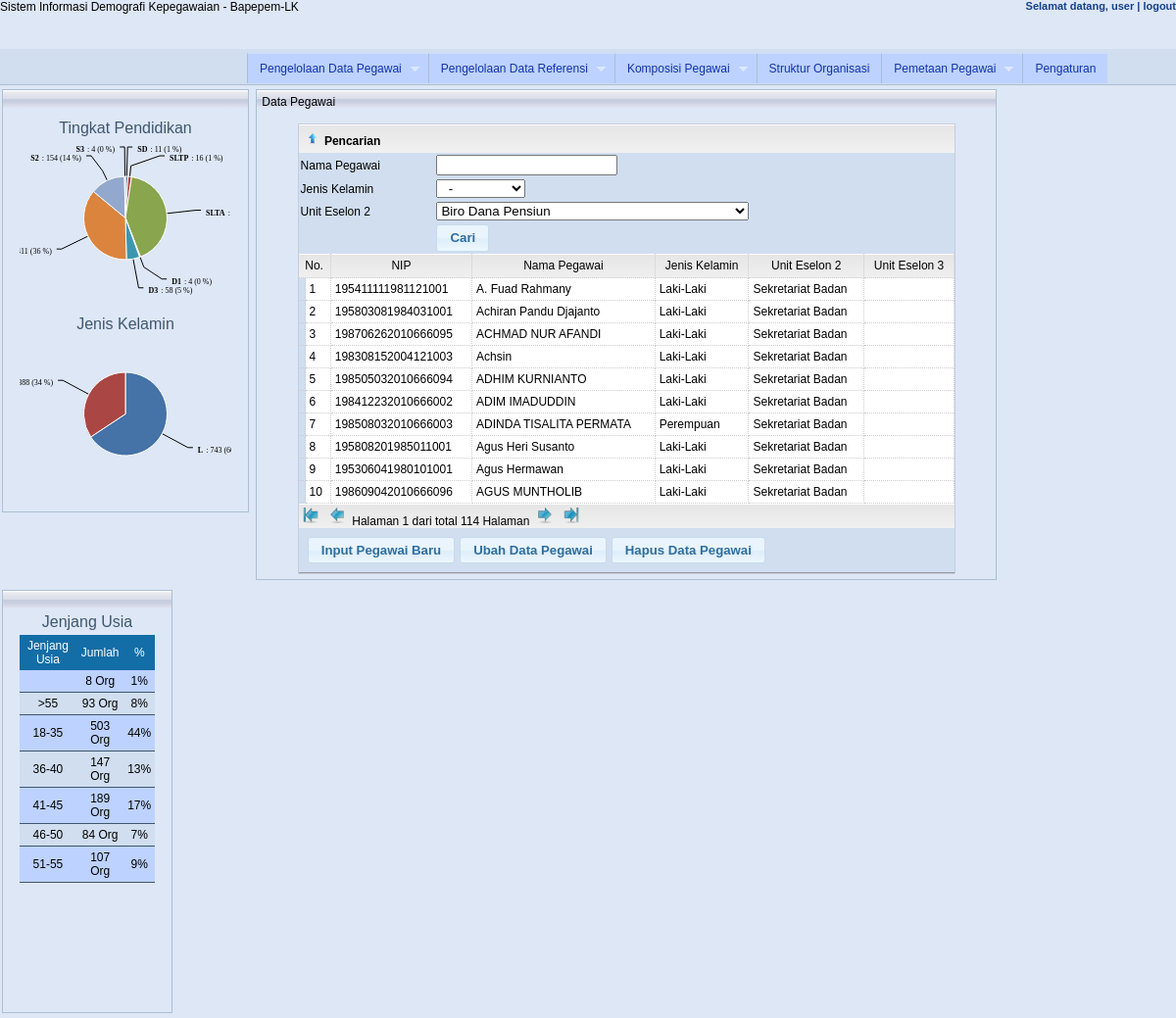
The page /index.php?mod=data-pegawai on the database its author committed.
### tables this page shows
CREATE TABLE `data_pegawai` (
  `nip` bigint(18) NOT NULL AUTO_INCREMENT,
  `nama` varchar(255) DEFAULT NULL,
  `tempat_lahir` varchar(255) DEFAULT NULL,
  `tanggal_lahir` datetime DEFAULT NULL COMMENT 'unix timestamp',
  `alamat` varchar(255) DEFAULT NULL,
  `kode_propinsi` int(11) DEFAULT NULL,
  `kode_kota` int(11) DEFAULT NULL,
  `kodepos` varchar(5) DEFAULT NULL,
  `telp` varchar(100) DEFAULT NULL,
  `jenis_kelamin` int(1) DEFAULT NULL COMMENT '0=laki-laki; 1=perempuan',
  `kode_statuspegawai` int(11) DEFAULT NULL,
  PRIMARY KEY (`nip`)
);

CREATE TABLE `ref_unit_eselon_2` (
  `kode` int(11) NOT NULL AUTO_INCREMENT,
  `kode_unit` varchar(8) DEFAULT NULL,
  `uraian` varchar(255) DEFAULT NULL,
  PRIMARY KEY (`kode`)
);

### class/content.class.php (called while the page is built, shortened)
<?php
require_once("database.class.php");
require_once("dashboard.class.php");
require_once("grid.class.php");
require_once("form.class.php");
class content extends database
{
	function loadContent($contentModule)
	{
		$contentName = str_replace("-", "_", $contentModule);
		switch ( $contentName )
		{
			case "data_pegawai":
				$content = $this->dataPegawai();
				break;
		}
		return $content;
	}
	function dataPegawai()
	{
		$grid = new grid;
		$common = new common;
		$sql = "SELECT a.nip, a.nama,
					   (CASE WHEN jenis_kelamin = 0 THEN 'Laki-Laki' WHEN jenis_kelamin = 1 THEN 'Perempuan' END) as jenis_kelamin,
					   c.uraian as unit_eselon_2,
					   d.uraian as unit_eselon_3
				FROM data_pegawai a
				JOIN data_pegawai_unitkerja b ON a.nip = b.nip
				LEFT JOIN ref_unit_eselon_2 c ON b.kode_eselon_2 = c.kode
				LEFT JOIN ref_unit_eselon_3 d ON b.kode_eselon_3 = d.kode
				ORDER BY c.kode, d.kode, a.nama";
		$eselon2 = $common->getListEselon2();
		$eselon2Data = $common->comboEselonData($eselon2);
		$gridHeader = array("NIP", "Nama Pegawai", "Jenis Kelamin", "Unit Eselon 2", "Unit Eselon 3");
		$grid->getGridData($sql);
		$gridData = $grid->gridRows;
		$grid->gridId = "data_pegawai";
		$grid->gridFieldCount = 7;
		$grid->gridFieldId = "nip";
		$grid->withRowSelection = true;
		$gridFilter = array(
							array (	"name"=>"filter_nama",
									"id"=>"filter_nama",
									"type"=>"text",
									"label"=>"Nama Pegawai",
									"attr"=> array("class"=>"filter")
									),
							array (	"name"=>"filter_jenis_kelamin",
									"id"=>"filter_jenis_kelamin",
									"type"=>"combo",
									"label"=>"Jenis Kelamin",
									"nullvalue"=>true,
									"attr"=> array("class"=>"filter"),
									"data"=> array (
													array ("value"=>"L", "text"=>"Laki-Laki"),
													array ("value"=>"P", "text"=>"Perempuan")
													)
									),
							array (	"name"=>"filter_kode_eselon_2",
									"id"=>"filter_kode_eselon_2",
									"type"=>"combo",
									"label"=>"Unit Eselon 2",
									"nullvalue"=>false,
									"attr"=> array("class"=>"filter"),
									"data"=> $eselon2Data
									)
							);
		$gridFunctions = array(
								array(	"name"=>"btn_add",
										"id"=>"btn_add",
										"value"=>"Input Pegawai Baru",
										"attr"=>array("onclick"=>"pegawaiForm(0, \"".$grid->gridId."\")")),
								array(	"name"=>"btn_edit",
										"id"=>"btn_edit",
										"value"=>"Ubah Data Pegawai",
										"attr"=>array("onclick"=>"pegawaiForm(1, \"".$grid->gridId."\")")),
								array(	"name"=>"btn_delete",
										"id"=>"btn_delete",
										"value"=>"Hapus Data Pegawai",
										"attr"=>array()),
								);
		$content = $grid->dataGrid($gridHeader, $gridData, $gridFilter, $gridFunctions);
		return $content;
	}
}
?>

### class/database.class.php (called while the page is built, shortened)
<?php
class database
{
	function dbFetchArray($query)
	{
		$rs = @mysql_query($query)or die(mysql_error()."<br>".$query);
		while ( $data = @mysql_fetch_array($rs, MYSQL_ASSOC) )
		{
			$return[] = $data;
		}
		return $return;
	}
}
?>

### class/grid.class.php (the view, shortened to what this page needs)
<?php
require_once("database.class.php");
require_once("form.class.php");
class grid extends database
{
	var $gridRowPerPage = 10;
	var $gridCurrentPage = 1;
	var $gridTotalPage;
	var $gridId = "data-grid";
	var $gridFieldCount;
	var $gridFieldId;
	var $withRowSelection = false;
	var $withChildGrid = false;
	function gridHeaderFromArray($headerData)
	{
		$gridHeader = "<tr>\n";
		$gridHeader .= "<td class='grid-header' colspan='2'>No.</td>\n";
		foreach ( $headerData as $header )
		{
			$gridHeader .= "<td class='grid-header'><a href='#'>".$header."</a></td>\n";
		}
		$gridHeader .= "</tr>\n";
		return $gridHeader;
	}
	function dataGridHeader($gridHeader)
	{
		if ( is_array ($gridHeader) )
		{
			$return = $this->gridHeaderFromArray($gridHeader);
		}
		else
		{
			$return = $gridHeader;
		}
		return $return;
	}
	function dataGrid($gridHeader, $gridRows, $gridFilter = "", $gridFunctions = "", $useFooter = true)
	{
		$fieldCount = $this->gridFieldCount;
		$grid = "<div class='grid-container' id='".$this->gridId."'>\n";
		$grid .= "<table cellpadding='0' cellspacing='0' align='center' width='100%' border='0'>\n";
		$grid .= ($gridFilter!="") ? $this->dataGridFilter($gridFilter) : "";
		$grid .= $this->dataGridHeader($gridHeader);
		$grid .= $this->dataGridRows($gridRows);
		$grid .= ($useFooter) ? $this->dataGridFooter($fieldCount) : "";
		$grid .= ($useFooter && $gridFunctions!="") ? $this->dataGridFunctions($fieldCount, $gridFunctions) : "";
		$grid .= "</table>\n";
		$grid .= "</div>\n";
		return $grid;
	}
	function dataGridRows($gridRows)
	{
		$return = "";
		$rowSelectEvent = ($this->withRowSelection) ? $this->gridRowSelectEvent() : "";
		if ( $gridRows != "null" )
		{
			$rowIndex = 1;
			$rowNumber = ( ($this->gridCurrentPage - 1) * $this->gridRowPerPage ) + 1;
			foreach ( $gridRows as $row )
			{
				$showChildEvent = ($this->withChildGrid) ? $this->gridShowChildEvent($this->gridId."-".$rowNumber) : "";
				$haveChild = ($this->withChildGrid) ? "<img class='child-show-button' src='asset/img/arrow_down.png' showChild='false' width='12' title='lihat detail...' onclick='".$rowSelectEvent.$showChildEvent."'>" : "";
				$evenOddRow = ( $rowIndex % 2 == 0 ) ? "even-row" : "odd-row";
				$return .= "<tr class='grid-row ".$evenOddRow."' rowId='".$row[$this->gridFieldId]."' id='".$this->gridId."-".$rowNumber."' onclick='".$rowSelectEvent."'>\n";
				$return .= "<td align='right' style='background:#D0DEF0; border-bottom:#CCC 1px dotted; border-right:#CCC 1px dotted;' width='5'>".$haveChild."</td>\n";
				$return .= "<td class='grid-cell' width='10'>".$rowNumber."</td>\n";
				foreach ( $row as $cells )
				{
					$return .= "<td class='grid-cell'>".$cells."</td>\n";
				}
				$return .= "</tr>\n";
				$rowNumber++;
			}
		}
		return $return;
	}
	function gridRowSelectEvent()
	{
		$return = "";
		$return .= "rowSelection(this, \"".$this->gridFieldId."\", \"".$this->gridId."\");";
		return $return;
	}
	function dataGridFilter($filterField)
	{
		$form = new form;
		$return = "";
		$return .= "<tr>\n";
		$return .= "<td colspan='".$this->gridFieldCount."' class='grid-filter'>\n";
		$return .= "<div id='grid-filter-field' showFilter='false'>
					<img class='filter-show-button' src='asset/img/arrow_up.png' width='12' onclick='filterVisibility(\"".$this->gridId."\")'>
					Pencarian
					</div>";
		$return .= "<form method='GET'>\n";
		foreach ( $filterField as $filter )
		{
			$return .= "<div class='filter-field'>\n";
			if  ( $filter['type'] == 'text' )
			{
				$filterInput = $form->textBox($filter['name'], $filter['id'], $filter['label'], "", false, $filter['attr']);
			}
			elseif  ( $filter['type'] == 'combo' )
			{
				$filterInput = $form->comboBox($filter['name'], $filter['id'], $filter['label'], $filter['data'], $filter['nullvalue'], "-", $filter['attr']);
			}
			$return .= $filterInput;
			$return .= "</div>\n";
		}
		$return .= "<div class='filter-field'>\n";
		$return .= $form->button("btn_filter", "btn_filter", "Cari");
		$return .= "</form>\n";
		$return .= "</div>\n";
		$return .= "</td>\n";
		$return .= "</tr>\n";
		return $return;
	}
	function getGridData($sql)
	{
		$this->getGridInfo($sql);
		$sql = $sql.$this->gridLimit();
		$data = $this->dbFetchArray($sql);
		return $data;
	}
	function getGridInfo($sql)
	{
		$sql = $sql;
		$data = $this->dbFetchArray($sql);
		$this->gridTotalRow = count($data);
		$this->gridTotalPage = ceil( $this->gridTotalRow / $this->gridRowPerPage );
	}
	function gridLimit()
	{
		$startingRow = ($this->gridCurrentPage - 1) * $this->gridRowPerPage;
		$limitStatement = " LIMIT ".$startingRow.", ".$this->gridRowPerPage;
		return $limitStatement;
	}
	function dataGridFunctions($colCount, $buttons)
	{
		$form = new form;
		$return = "";
		$return .= "<tr>\n";
		$return .= "<td colspan='".$colCount."' class='grid-functions'>\n";
		$return .= "<div>\n";
		$return .= $form->inlineButton($buttons);
		$return .= "</div>\n";
		$return .= "</td>\n";
		$return .= "</tr>\n";
		return $return;
	}
	function dataGridFooter($colCount)
	{
		$prevPage = ( $this->gridCurrentPage > 1 ) ? $this->gridCurrentPage - 1 : 1;
		$nextPage = ( $this->gridCurrentPage < $this->gridTotalPage ) ? $this->gridCurrentPage + 1 : $this->gridTotalPage;
		$return = "";
		$return .= "<tr>\n";
		$return .= "<td colspan='".$colCount."'>\n";
		$return .= "<div class='grid-footer'>\n";
		$return .= "<div class='grid-footer-items'>
						<a href='javascript:gotoPage(1)'><img src='asset/img/go_first.png' width='16' /></a>
						<a href='javascript:gotoPage(".$prevPage.")'><img src='asset/img/back.png' width='16' /></a>
						<span class='grid-footer-info'>Halaman ".$this->gridCurrentPage." dari total ".$this->gridTotalPage." Halaman</span>
						<a href='javascript:gotoPage(".$nextPage.")'><img src='asset/img/forward.png' width='16' /></a>
						<a href='javascript:gotoPage(".$this->gridTotalPage.")'><img src='asset/img/finish.png' width='16' /></a>
					</div>\n";
		$return .= "</div>\n";
		$return .= "</td>\n";
		$return .= "</tr>\n";
		return $return;
	}
}
?>

### rows shown on the page
data_pegawai: nip "195411111981121001", nama "A. Fuad Rahmany", cells "Laki-Laki", ref_unit_eselon_2.uraian "Sekretariat Badan"
data_pegawai: nip "195803081984031001", nama "Achiran Pandu Djajanto", cells "Laki-Laki", ref_unit_eselon_2.uraian "Sekretariat Badan"
data_pegawai: nip "198706262010666095", nama "ACHMAD NUR AFANDI", cells "Laki-Laki", ref_unit_eselon_2.uraian "Sekretariat Badan"
data_pegawai: nip "198308152004121003", nama "Achsin", cells "Laki-Laki", ref_unit_eselon_2.uraian "Sekretariat Badan"
data_pegawai: nip "198505032010666094", nama "ADHIM KURNIANTO", cells "Laki-Laki", ref_unit_eselon_2.uraian "Sekretariat Badan"
data_pegawai: nip "198412232010666002", nama "ADIM IMADUDDIN", cells "Laki-Laki", ref_unit_eselon_2.uraian "Sekretariat Badan"
data_pegawai: nip "198508032010666003", nama "ADINDA TISALITA PERMATA", cells "Perempuan", ref_unit_eselon_2.uraian "Sekretariat Badan"
data_pegawai: nip "195808201985011001", nama "Agus Heri Susanto", cells "Laki-Laki", ref_unit_eselon_2.uraian "Sekretariat Badan"
data_pegawai: nip "195306041980101001", nama "Agus Hermawan", cells "Laki-Laki", ref_unit_eselon_2.uraian "Sekretariat Badan"
data_pegawai: nip "198609042010666096", nama "AGUS MUNTHOLIB", cells "Laki-Laki", ref_unit_eselon_2.uraian "Sekretariat Badan"

### other values the page prints
$title "Data Pegawai"
$objLabel "Jenis Kelamin"
$objLabel "Unit Eselon 2"
$header "NIP"
$header "Nama Pegawai"
$header "Jenis Kelamin"
$header "Unit Eselon 2"
$header "Unit Eselon 3"
$this->gridCurrentPage "1"
$this->gridTotalPage "114"
$gridTitle "Jenjang Usia"
$header "Jenjang Usia"
$header "Jumlah"
$header "%"
$cell "8 Org"
